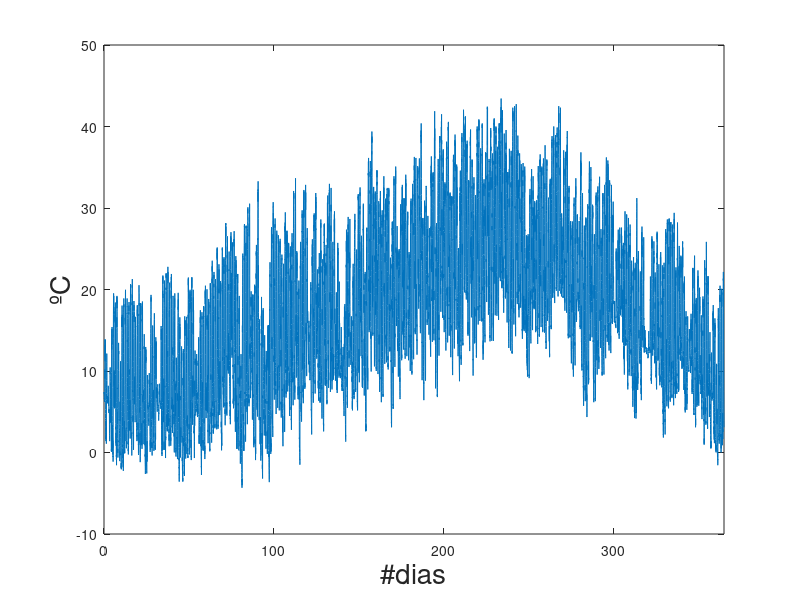
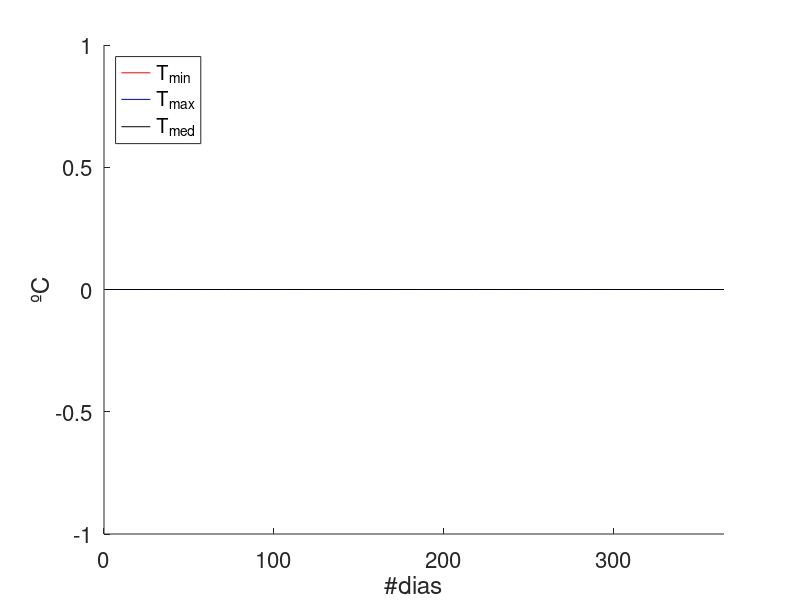

These figures' MATLAB source, in order:
% Introduccion a Octave - 2020 - FCAI-UNCuyo - MoCCAI
% 
% Trabajo Practico 4 - Ejercicio 7
%
% Analisis Oasis Sur de Mendoza - Temperaturas Estacion INTA Rama Caida
clc
clear 
close all

% Leemos los datos del archivo .csv
[fecha,hora,temp]=textread('TP4_Ej7_Temperaturas_INTARamaCaida_2016-2017.csv',"%s %s %f");

% 1) Graficar las temperaturas en funcion del tiempo

N=length(temp);
ndias=(1:N)/48;

figure(1);clf
plot(ndias, temp)
xlim([0,365])
xlabel('#dias','fontsize',20)
ylabel('ºC','fontsize',20)
  
% 2) Graficar la temperatura maxima diaria en funcion del tiempo
% 3) Graficar la temperatura minima diaria en funcion del tiempo
% 4) Graficar la temperatura media diaria en funcion del tiempo

%temperaturas diarias (48 mediciones)
tmin=zeros(1,N/48);
tmax=zeros(1,N/48);
tmed=zeros(1,N/48);

for id=1:N/48
  elemI = (id-1)*48+1:id*48;  %de las mediciones de cada dia del anio
  tempI = zeros(size(elemI)); % <= completar con las mediciones de temp/dia
  
  tmin(id)=0;   % <= completar
  tmax(id)=0;   % <= completar
  tmed(id)=0;   % <= completar
end

figure(2);clf
hold on
plot(tmin,'r-')
plot(tmax,'b-')
plot(tmed,'k-')
hold off
xlabel('#dias','fontsize',20)
ylabel('ºC','fontsize',20)
h=legend('T_{min}', 'T_{max}', 'T_{med}', "location","northwest");
xlim([0,365])
set(h,'fontsize',20)
set(gca,'fontsize',16)
set(gcf, "numbertitle", "off", "name", "Estacion Rama Caida")

% 5) Verifica que los valores reportados en el informe del INTA son correctos.
[tabs1,iabs1]=min(temp);
[tabs2,iabs2]=max(temp);

fprintf(1,'### La temperatura mínima es %4.2f ºC\n', tabs1);
fprintf(1,'### La temperatura máxima es %4.2f ºC\n', tabs2);
fprintf(1,'### La temperatura media  es %4.2f ºC\n', mean(temp));
 
% 6) Determinar el dia en que se han obtenido los valores de temperatura media, 
%    maxima y minima absoluta reportados en el informe del inta.
diamax = fecha{iabs1};
diamin = fecha{iabs2};
fprintf(1,'### La temperatura minima se registro el %s\n', diamin);
fprintf(1,'### La temperatura maxima se registro el %s\n', diamax);
